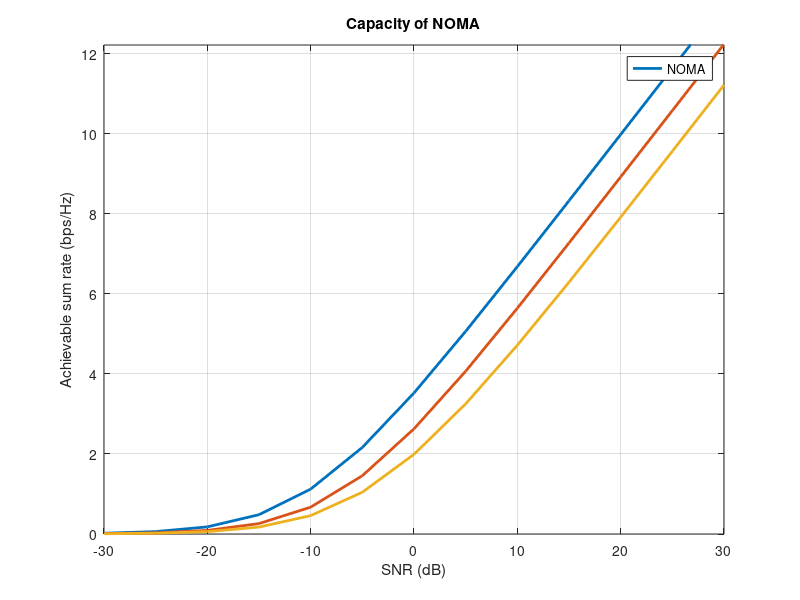

Reproduce this figure in MATLAB.
clc; 
clear variables; 
close all;

%SNR range
Pt = -114:5:-54;	%in dB
pt = db2pow(Pt);	%in linear scale

N = 10^4;
dgap = [0.1,1,100];%in meters

for i = 1:3 %dgap values loop 
d3 = 2;      %near user %Distance of users
d2 = d3+dgap(i);%far user
eta = 4;                    %Path loss exponent

%Rayleigh fading coefficients of both users
h2 = (sqrt(d2^-eta))*(randn(N,1) + 1i*randn(N,1))/sqrt(2);
h3 = (sqrt(d3^-eta))*(randn(N,1) + 1i*randn(N,1))/sqrt(2);

%Channel gains
g2 = (abs(h2)).^2;
g3 = (abs(h3)).^2;

BW = 10^9;
No = -174 + 10*log10(BW);
no = (10^-3)*db2pow(No);

%Power allocation coefficients
a1 = 0.75; a2 = 0.1825; a3 = 1-(a1+a2);

C_noma = zeros(1,length(pt));
C_oma = zeros(1,length(pt));

for u = 1:length(pt)
    
    %NOMA capacity calculation
    C_noma_2 = log2(1 + pt(u)*a3.*g3./(pt(u)*a2.*g2+no)); %far user                  %User 2
    C_noma_3 = log2(1 + pt(u)*a2.*g2/no); %near user                  %User 3
    %gamma_far(u) = mean(C_noma_2);
    C_noma_sum(u) = mean(C_noma_2 + C_noma_3);  %Sum capacity of NOMA
    
end

SNR = Pt - No
figure (1);
plot(SNR,C_noma_sum,'linewidth',2); hold on; grid on;
xlabel('SNR (dB)');
ylabel('Achievable sum rate (bps/Hz)');
legend('NOMA');
title('Capacity of NOMA');
ylim([0 max(C_noma_sum)+1]);
hold on ;
end